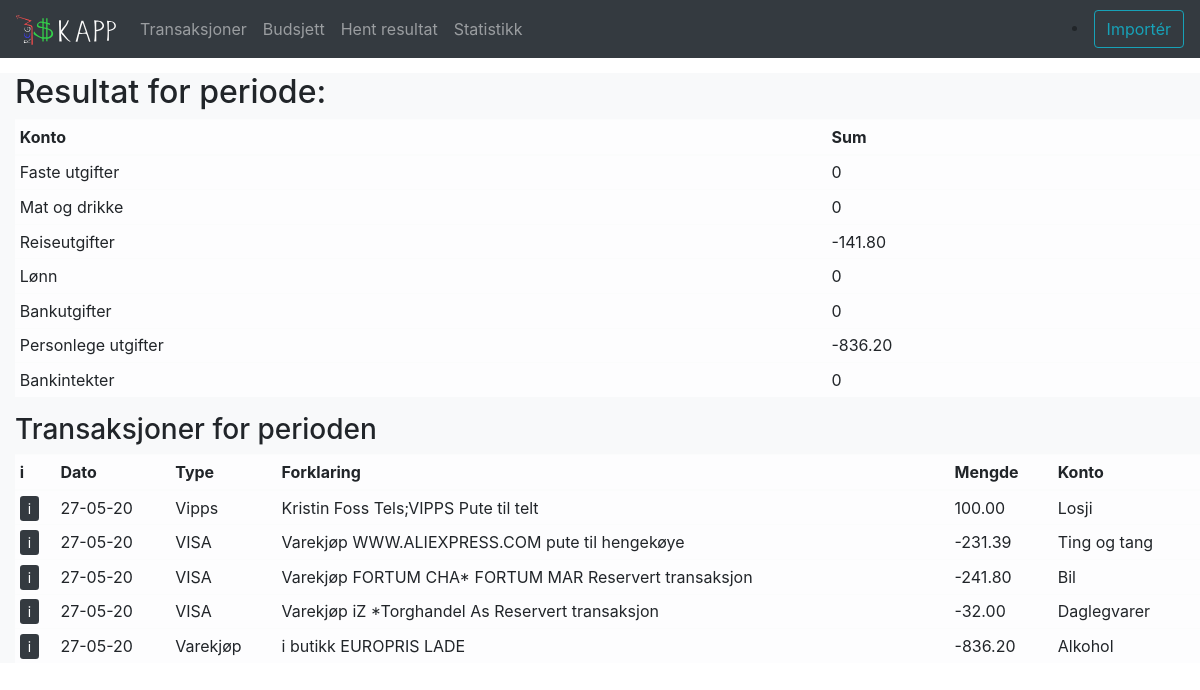
/transactions/2020-05-27/2020-05-27/, run on the app's committed database.
### transactions/models.py (models this page shows, shortened)
class Category(models.Model):
    name = models.CharField(max_length=20)
    description = models.CharField(max_length=100)

class Transaction(models.Model): #Klasse som representerer ein transaksjon
    date = models.DateField()
    transaction_type = models.CharField(max_length=30, null=True)
    description = models.CharField(max_length=200)
    amount = models.DecimalField(max_digits=10,
                                 decimal_places=2,
                                 default=0)
    happy = models.PositiveSmallIntegerField(choices=HAPPY_CHOICES, blank=True, null=True)
    account = models.ForeignKey(Account,
                                blank=True,
                                null=True,
                                on_delete=models.SET_NULL
                                )
    category = models.ForeignKey(Category,
                                 blank=True,
                                 null=True,
                                 on_delete=models.SET_NULL
                                 )
    project = models.ForeignKey(Project,
                                blank=True,
                                null=True,
                                on_delete=models.SET_NULL
                                )

class Account(models.Model):
    name = models.CharField(max_length=30)
    description = models.CharField(max_length=100)
    category = models.ForeignKey(Category,
                                 blank=False,
                                 on_delete=models.CASCADE)
    account_type = models.CharField(
        max_length=8,
        choices=ACCOUNT_CHOICES,
        blank=False,
        null=True,
        default="expence")

### transactions/views.py (the view)
# urls.py: path("", TransactionView.as_view(), name="transactions_list"),
class TransactionView(View):
    t = Transaction.objects.all()
    a = sum_account(t)
    template_name = "transactions/transaction_list.html"
    context = {
        "transaction_list" : t,
        "account_dict" : a
    }
    def get(self, request, *args, **kwargs):  # pylint: disable=unused-argument
        if kwargs:
            t = Transaction.objects.filter(date__range=(kwargs["start_date"], kwargs["end_date"]))
            self.context["transaction_list"] = t
            self.context["account_dict"] = sum_account(t)
        return render(request, self.template_name, self.context)

### transactions/scripts/tools.py (called while the page is built)
def sum_account(transaction_set):
    sum_dict = {}
    for cat in Category.objects.all():
        sum_dict[cat.name] = round(transaction_set.filter(
            category=cat
            ).aggregate(Sum("amount")
            ).get("amount__sum") or 0, 2)
    return sum_dict

### transactions/templates/transactions/transaction_list.html
{%extends "../base.html"%}
{% block content %}
<h2> Resultat for periode: </h2>
<table class="table table-sm table-hover table-light">
    <thead>
    <tr>
      <th scope="col"> Konto </th>
      <th scope="col"> Sum  </th>
    </tr>
    </thead>
    <tbody>
    {% for key, value in account_dict.items %}
    <tr>
      <td scope="row">{{key}}</td>
      <td> {{value}}
    </tr>
    {% endfor %}
    </tbody>
</table>
<h3> Transaksjoner for perioden </h3>
<table class="table table-sm table-hover table-light">
    <thead>
    <tr>
      <th scope="col"> i </th>
      <th scope="col"> Dato </th>
      <th scope="col"> Type </th>
      <th scope="col"> Forklaring </th>
      <th scope="col"> Mengde </th>
      <th scope="col"> Konto </th>
    </tr>
    </thead>
    <tbody>
    {% for t in transaction_list %}
    <tr>
      <td scope="row">
      <a href="{%url 'transactions:transaction-detail' t.pk %}" class="btn-sm btn-outline-dark btn-lg active" role="button" aria-pressed="true">i</a>
      </td>
      <td>{{ t.date|date:"d-m-y" }}</td>
      <td>{{ t.transaction_type }}</td>
      <td>{{ t.description }}</td>
      <td>{{ t.amount }}</td>
      {%if t.account %}
        <td> {{t.account.name|default_if_none:""}} </td>
      {%else%}
        <td scope="row">
          <a href="{%url 'transactions:transaction-update' t.pk %}" class="btn-sm btn-outline-dark btn-lg active" role="button" aria-pressed="true">Bokfør</a>
        </td>
      {% endif %}
    </tr>
    {% endfor %}
    </tbody>
</table>
{% endblock %}

### data on the page
Category: account_dict "Faste utgifter"
Category: account_dict "Mat og drikke"
Category: account_dict "Reiseutgifter"
Category: account_dict "Lønn"
Category: account_dict "Bankutgifter"
Category: account_dict "Personlege utgifter"
Category: account_dict "Bankintekter"
Transaction: date "27-05-20", transaction_type "Vipps", description "Kristin Foss Tels;VIPPS Pute til telt", amount "100.00", account.name "Losji"
Transaction: date "27-05-20", transaction_type "VISA", description "Varekjøp WWW.ALIEXPRESS.COM pute til hengekøye", amount "-231.39", account.name "Ting og tang"
Transaction: date "27-05-20", transaction_type "VISA", description "Varekjøp FORTUM CHA* FORTUM MAR Reservert transaksjon", amount "-241.80", account.name "Bil"
Transaction: date "27-05-20", transaction_type "VISA", description "Varekjøp iZ *Torghandel As Reservert transaksjon", amount "-32.00", account.name "Daglegvarer"
Transaction: date "27-05-20", transaction_type "Varekjøp", description "i butikk EUROPRIS LADE", amount "-836.20", account.name "Alkohol"

### other printed values
{{ value }} "0" "0" "-141.80" "0" "0" "-836.20" "0"
